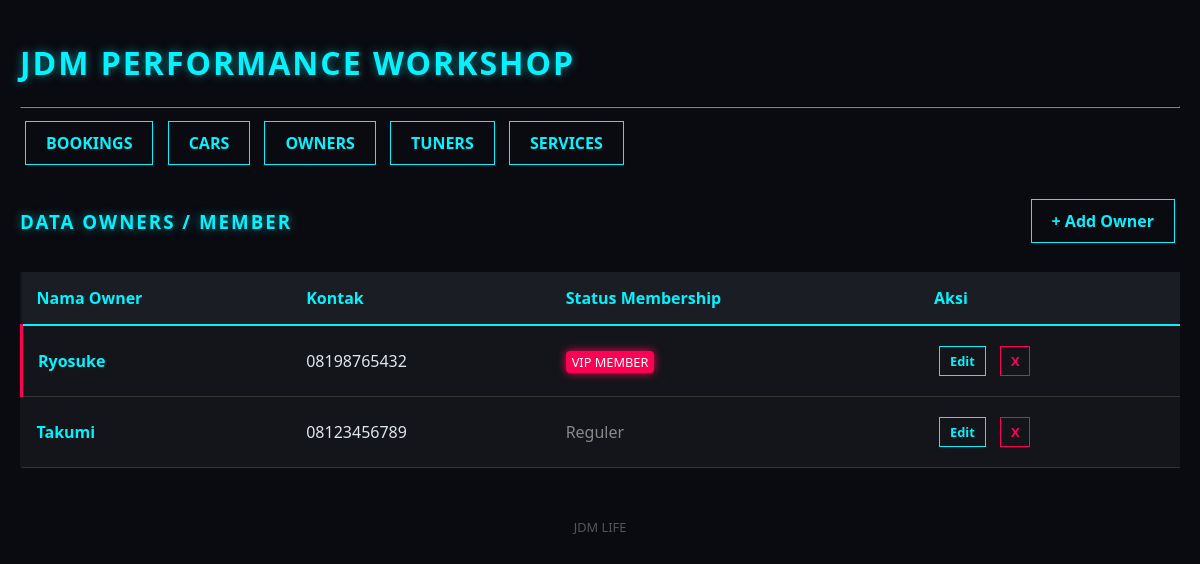
Before: /index.php?page=owner_list with the older database file.
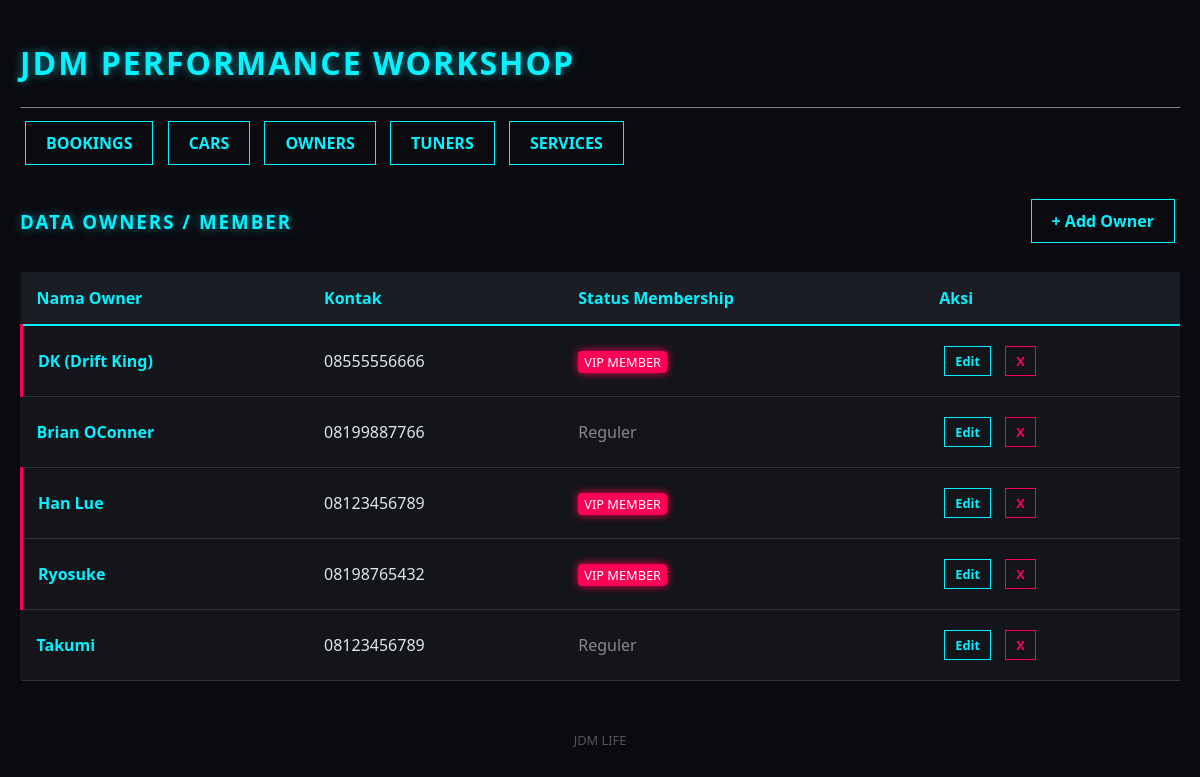
After: the same page with the newer database file.
### tables this page shows
CREATE TABLE `owners` (
  `id` int(11) NOT NULL,
  `nama_owner` varchar(100) NOT NULL,
  `kontak` varchar(50) NOT NULL,
  `membership_status` enum('Reguler','JDM_VIP') DEFAULT 'Reguler'
);

### config/Database.php (called while the page is built, shortened)
<?php
class Database {
    protected $host = "localhost";
    protected $user = "root";
    protected $password = "";
    protected $db_name = "jdm_workshop";
    protected $conn;
    public function __construct() {
        $this->conn = new mysqli($this->host, $this->user, $this->password, $this->db_name);
    }
    public function execute($query) {
        return $this->conn->query($query);
    }
}
?>

### models/OwnerModel.php (called while the page is built, shortened)
<?php
include_once 'config/Database.php';
class OwnerModel extends Database {
    public function getAllOwners() {
        $query = "SELECT * FROM owners ORDER BY id DESC";
        return $this->execute($query);
    }
}
?>

### views/owners/list.php (the view)
<?php include 'views/templates/header.php'; ?>
<div style="display: flex; justify-content: space-between; align-items: center;">
    <h3>Data Owners / Member</h3>
    <a href="index.php?page=owner_add" class="btn">+ Add Owner</a>
</div>
<table>
    <thead>
        <tr>
            <th>Nama Owner</th>
            <th>Kontak</th>
            <th>Status Membership</th>
            <th>Aksi</th>
        </tr>
    </thead>
    <tbody>
        <?php foreach ($viewModel->ownerList as $owner): ?>
        <tr style="<?= $owner->row_style ?>">
            <td style="color: var(--neon-blue); font-weight:bold;"><?= $owner->nama ?></td>
            <td><?= $owner->kontak ?></td>
            <td><?= $owner->status_badge ?></td>
            <td>
                <a href="index.php?page=owner_edit&id=<?= $owner->id ?>" class="btn" style="padding:5px 10px; font-size:0.8em">Edit</a>
                <a href="index.php?page=owner_delete&id=<?= $owner->id ?>" class="btn btn-danger" style="padding:5px 10px; font-size:0.8em" onclick="return confirm('Hapus member ini?')">X</a>
            </td>
        </tr>
        <?php endforeach; ?>
    </tbody>
</table>
<?php include 'views/templates/footer.php'; ?>

### viewmodels/OwnerViewModel.php (shortened to what this page needs)
<?php
include_once 'models/OwnerModel.php';
class OwnerViewModel {
    private $model;
    public function __construct() {
        $this->model = new OwnerModel();
    }
    public function viewOwners() {
        $result = $this->model->getAllOwners();
        while ($row = $result->fetch_assoc()) {
            $owner = new stdClass();
            $owner->id = $row['id'];
            $owner->nama = $row['nama_owner'];
            $owner->kontak = $row['kontak'];
            if ($row['membership_status'] == 'JDM_VIP') {
                $owner->status_badge = "<span class='badge-vip' style='font-size:0.8em'>VIP MEMBER</span>";
                $owner->row_style = "border-left: 3px solid var(--neon-pink);";
            } else {
                $owner->status_badge = "<span style='color:#888'>Reguler</span>";
                $owner->row_style = "";
            }
        }
    }
}
?>

Changed rows visible on the page:
added owners: nama_owner "DK (Drift King)", kontak "08555556666"
added owners: nama_owner "Brian OConner", kontak "08199887766"
added owners: nama_owner "Han Lue", kontak "08123456789"
